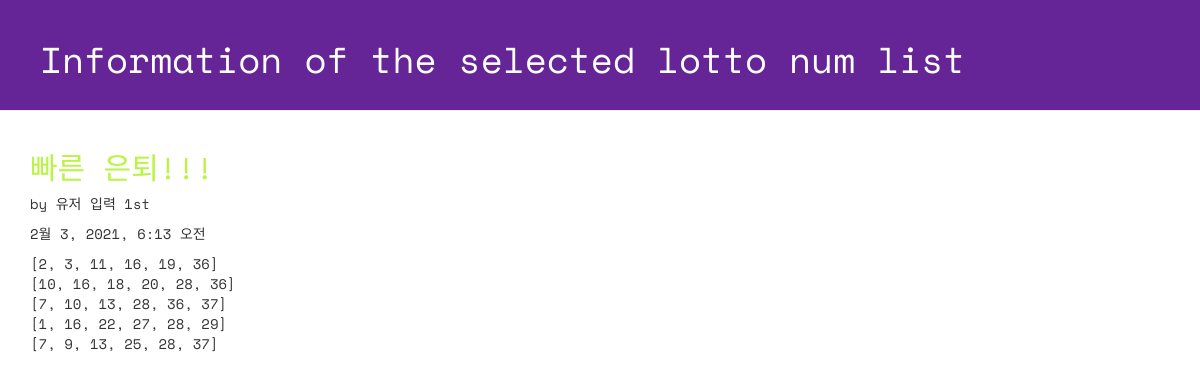
The app's page /lotto/4/detail with its own data.
### lotto/models.py (models this page shows, shortened)
class GuessNumbers(models.Model):
    name = models.CharField(max_length=24)
    text = models.CharField(max_length=255)
    lottos = models.CharField(max_length=255, default='[1,2,3,4,5,6]')
    num_lotto = models.IntegerField(default=5)
    update_date = models.DateTimeField()

### lotto/views.py (the view)
# urls.py: path('lotto/<int:lottokey>/detail', views.detail, name='detail')
def detail(request, lottokey):
    lotto = GuessNumbers.objects.get(pk = lottokey) # primary key
    return render(request, "lotto/detail.html", {"lotto": lotto})

### lotto/templates/lotto/detail.html (shortened to what this page needs)
<!DOCTYPE html>
{% load staticfiles %}
<html lang="ko">
<head>
 <link rel="stylesheet" href="//maxcdn.bootstrapcdn.com/bootstrap/3.2.0/css/bootstrap.min.css">
 <link rel="stylesheet" href="//maxcdn.bootstrapcdn.com/bootstrap/3.2.0/css/bootstrap-theme.min.css">
 <link rel="stylesheet" href="{% static 'css/lotto.css'%}">
</head>
<body>
 <div class="page-header">
 <h1>Information of the selected lotto num list</h1>
 </div>
 <div class="container lotto">
 <h2>{{ lotto.text }}</h2>
 <p> by {{ lotto.name }}</p>
 <p> {{ lotto.update_date }}</p>
 <p> {{ lotto.lottos | linebreaksbr }}</p>
 </div>
</body>
</html>

### lotto/static/css/lotto.css (style rules this page uses)
.page-header { background-color: #652596; margin-top: 0; padding: 20px 20px 20px 40px; font-family: 'Space Mono', monospace; }
.page-header h1 { color: #FFFFFF; }
.container { font-family: 'Space Mono', monospace; }
.container h2 { color: #b9f442; }

### records on screen
GuessNumbers: text "빠른 은퇴!!!", name "유저 입력 1st", update_date "2월 3, 2021, 6:13 오전", lottos "[2, 3, 11, 16, 19, 36] [10, 16, 18, 20, 28, 36] [7, 10, 13, 28, 36, 37] [1, 16, 22, 27, 28, 29] [7, 9, 13, 25, 28, 37]"
